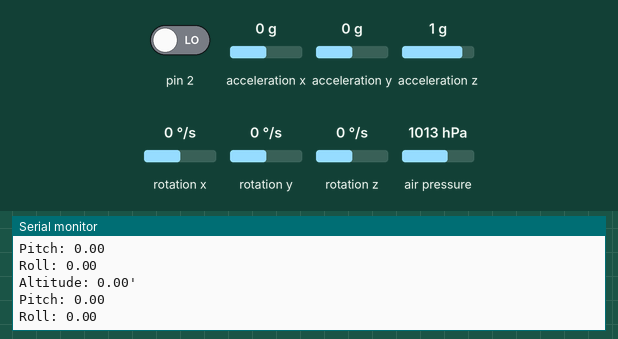
Recording of a sketch running on a simulated Arduino Uno, built with avr-gcc and run on an emulated ATmega328P. Shown: the last lines printed to the serial monitor. The inputs (shaded band) are chosen by the test bench; at power-on: acceleration x 0 g, acceleration y 0 g, acceleration z 1 g, air pressure 1013 hPa, pin 2 LOW, rotation x 0 °/s, rotation y 0 °/s, rotation z 0 °/s. Storage starts empty; the sensor or clock chip raises its interrupt line as the real part does.

Above: at 1.7 s.
1.8 s: acceleration x set to -1.4 g
At 2.45 s:
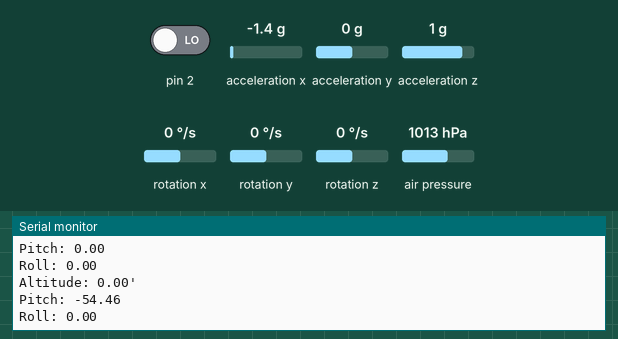
3.3 s: acceleration y set to -1.4 g
At 4.03 s:
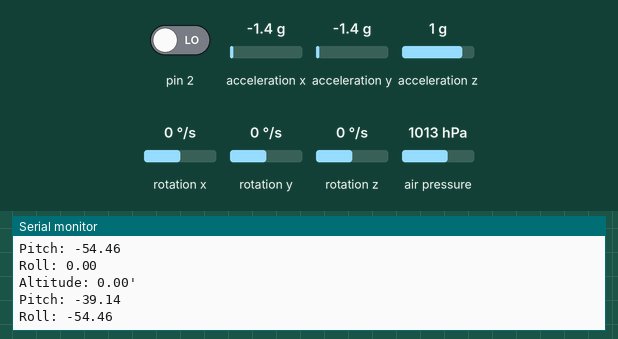
4.8 s: acceleration z set to -1.4 g
At 5.6 s:
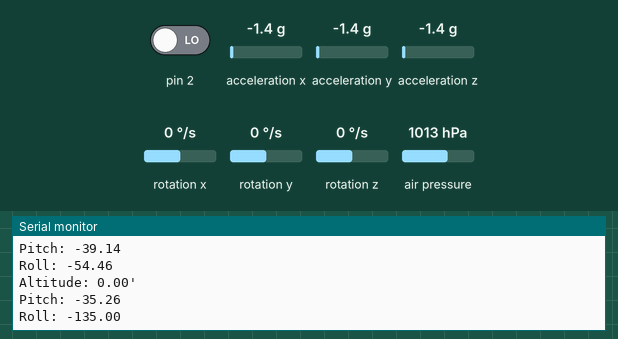
7.9 s: air pressure set to 952 hPa
At 8.75 s:
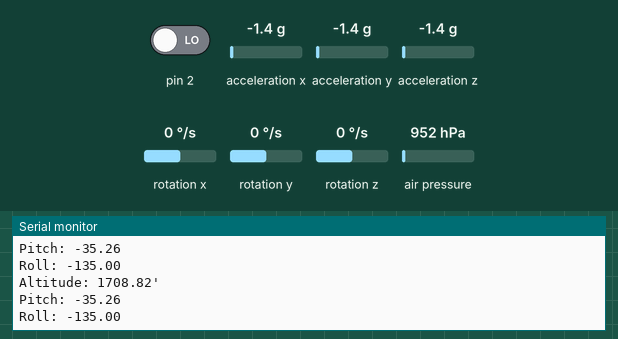
Timing chart, 0 to 10.4 s (numbered marks = the images above; inputs shaded):
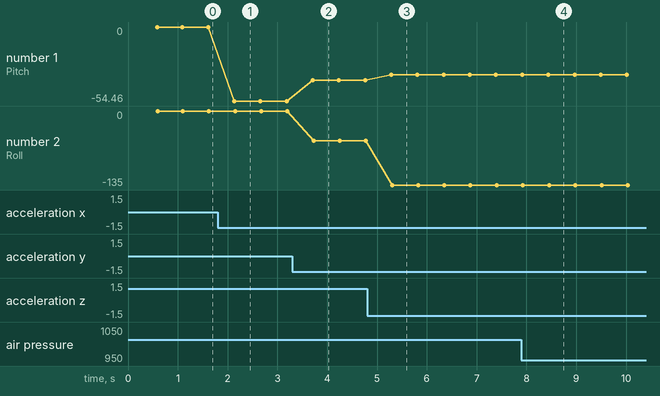

The sketch:

SensorLogging.ino
```cpp
//NO LONGER UPDATED, USE CODE UNDER 'SENSORTEST' FOLDER

//BAROMETER///////////////
#include <Adafruit_BMP280.h>
#include <SFE_BMP180.h>
#include <Adafruit_BMP280.h>

//ORIENTATION/////////////
/*#include <Adafruit_MPU6050.h>
#include <Adafruit_Sensor.h>
#include <Wire.h>
*/
#include "I2Cdev.h"
#include "MPU6050_6Axis_MotionApps20.h"
#if I2CDEV_IMPLEMENTATION == I2CDEV_ARDUINO_WIRE
  #include "Wire.h"
#endif

//SD CARD///////////
#include <SPI.h>
#include <SD.h>
File myFile;

Adafruit_BMP280 bmp; // I2C Interface
//Adafruit_MPU6050 mpu;
MPU6050 mpu;

//Initialize some global variables for altitude calculation
float initPressure = 0.00;

// MPU control/status vars
bool dmpReady = false; // set true if DMP init was successful
uint8_t mpuIntStatus; // holds actual interrupt status byte from MPU
uint8_t devStatus; // return status after each device operation (0 = success, !0 = error)
uint16_t packetSize; // expected DMP packet size (default is 42 bytes)
uint16_t fifoCount; // count of all bytes currently in FIFO
uint8_t fifoBuffer[64]; // FIFO storage buffer
// orientation/motion vars
Quaternion q; // [w, x, y, z] quaternion container
VectorFloat gravity; // [x, y, z] gravity vector
float ypr[3]; // [yaw, pitch, roll] yaw/pitch/roll container and gravity vector
volatile bool mpuInterrupt = false; // indicates whether MPU interrupt pin has gone high
void dmpDataReady()
{
  mpuInterrupt = true;
}


void setup() {
  Serial.begin(9600);

  Serial.println(F("BMP280 test"));

  //BMP//////////////
  if (!bmp.begin()) {
    Serial.println(F("Could not find a valid BMP280 sensor, check wiring!"));
    while (1);
  }
  bmp.setSampling(Adafruit_BMP280::MODE_NORMAL,     /* Operating Mode. */
                  Adafruit_BMP280::SAMPLING_X2,     /* Temp. oversampling */
                  Adafruit_BMP280::SAMPLING_X16,    /* Pressure oversampling */
                  Adafruit_BMP280::FILTER_X16,      /* Filtering. */
                  Adafruit_BMP280::STANDBY_MS_500); /* Standby time. */

/*
//MPU
 Serial.println("Adafruit MPU6050 test");
  if (!mpu.begin()) {
    Serial.println("Failed to find MPU6050 chip");
    while (1) {
      delay(10);
    }
  }
  Serial.println("MPU6050 Found!");
  mpu.setAccelerometerRange(MPU6050_RANGE_8_G);
  mpu.setGyroRange(MPU6050_RANGE_500_DEG);
  mpu.setFilterBandwidth(MPU6050_BAND_21_HZ);
  delay(100);
*/


//MPU/////////////////////

// join I2C bus (I2Cdev library doesn't do this automatically)
#if I2CDEV_IMPLEMENTATION == I2CDEV_ARDUINO_WIRE
  Wire.begin();
  TWBR = 24; // 400kHz I2C clock (200kHz if CPU is 8MHz)
#elif I2CDEV_IMPLEMENTATION == I2CDEV_BUILTIN_FASTWIRE
  Fastwire::setup(400, true);
#endif

mpu.initialize();
Serial.begin(9600);
devStatus = mpu.dmpInitialize();

// supply your own gyro offsets here, scaled for min sensitivity
mpu.setXGyroOffset(220);
mpu.setYGyroOffset(76);
mpu.setZGyroOffset(-85);
mpu.setZAccelOffset(1788); // 1688 factory default for my test chip

// make sure it worked (returns 0 if so)
  if (devStatus == 0)
  {
    // turn on the DMP, now that it's ready
    mpu.setDMPEnabled(true);

    // enable Arduino interrupt detection
    attachInterrupt(0, dmpDataReady, RISING);
    mpuIntStatus = mpu.getIntStatus();

    // set our DMP Ready flag so the main loop() function knows it's okay to use it
    dmpReady = true;

    // get expected DMP packet size for later comparison
    packetSize = mpu.dmpGetFIFOPacketSize();

  }
  else
  {
    // ERROR!
    // 1 = initial memory load failed
    // 2 = DMP configuration updates failed
    // (if it's going to break, usually the code will be 1)
    Serial.print(F("DMP Initialization failed (code "));
    Serial.print(devStatus);
    Serial.println(F(")"));
  }

//SD CARD////////////

Serial.println("Initializing SD card...");
  if (!SD.begin(10)) {
    Serial.println("initialization failed!");
  }

//Redefine variables for altitude calculation, sets starting pressure as 0 ft altitude/////////
initPressure = (bmp.readPressure()/100.00);
Serial.print(F("Initial Pressure = "));
Serial.print((initPressure*100)*0.0002953);
Serial.println(" inHg");

}


void loop() {

    myFile = SD.open("test.csv", FILE_WRITE);

//BMP
  /*
    Serial.print(F("Temperature = "));
    Serial.print(bmp.readTemperature());
    Serial.println(" *C");

    Serial.print(F("Pressure = "));
    Serial.print(bmp.readPressure()/100); //displaying the Pressure in hPa, you can change the unit
    Serial.println(" hPa");
*/
    //Serial.println(F("Approx altitude"));


//MPU

  //sensors_event_t a, g, temp;
  //mpu.getEvent(&a, &g, &temp);
  /*
  Serial.print("Acceleration X: ");
  Serial.print(a.acceleration.x);
  Serial.print(", Y: ");
  Serial.print(a.acceleration.y);
  Serial.print(", Z: ");
  */

  //ACCELERATION Vector Through the Board
  /*
  Serial.print(a.acceleration.z);
  Serial.println(" m/s^2");
  */

/*
  //ROLL RATES
  //Serial.print("Roll Rate: ");
  Serial.print(g.gyro.x);
  Serial.print(",");
  //Serial.print(", Pitch Rate: ");
  Serial.print(g.gyro.y);
  //Serial.print(", Yaw Rate: ");
  Serial.print(",");
  Serial.print(g.gyro.z);
  //Serial.println(" rad/s");
    Serial.println("");

    myFile.print(g.gyro.x);
    myFile.print(",");
    myFile.print(g.gyro.y);
    myFile.print(",");
    myFile.println(g.gyro.z);
    //myFile.print(" "); //SHOULD RETURN A NEW ROW
*/

//NEW GYRO CODE////////////
  // if programming failed, don't try to do anything
  if (!dmpReady) return;

  // wait for MPU interrupt or extra packet(s) available
  while (!mpuInterrupt && fifoCount < packetSize);

  // reset interrupt flag and get INT_STATUS byte
  mpuInterrupt = false;
  mpuIntStatus = mpu.getIntStatus();

  // get current FIFO count
  fifoCount = mpu.getFIFOCount();

  // check for overflow (this should never happen unless our code is too inefficient)
  if ((mpuIntStatus & 0x10) || fifoCount == 1024)
  {
    // reset so we can continue cleanly
    mpu.resetFIFO();
    //Serial.println(F("FIFO overflow!"));

  // otherwise, check for DMP data ready interrupt (this should happen frequently)
  }
  else if (mpuIntStatus & 0x02)
  {
    // wait for correct available data length, should be a VERY short wait
    while (fifoCount < packetSize) fifoCount = mpu.getFIFOCount();
    // read a packet from FIFO
    mpu.getFIFOBytes(fifoBuffer, packetSize);
    // track FIFO count here in case there is > 1 packet available
    // (this lets us immediately read more without waiting for an interrupt)
    fifoCount -= packetSize;

    mpu.dmpGetQuaternion(&q, fifoBuffer);
    mpu.dmpGetGravity(&gravity, &q);
    mpu.dmpGetYawPitchRoll(ypr, &q, &gravity);

    //ALTITUDE//////////
    Serial.print("Altitude: ");
    Serial.print(3.28084*((bmp.readAltitude(initPressure))));
    Serial.println("'");

    myFile.print(3.28084*((bmp.readAltitude(initPressure))));
    myFile.print(",");

    //Serial.print("Yaw: ");
   // Serial.println(ypr[0] * 180/M_PI);
    Serial.print("Pitch: ");
    Serial.println(ypr[1] * 180/M_PI);
    Serial.print("Roll: ");
    Serial.println(ypr[2] * 180/M_PI);

    myFile.print(ypr[1] * 180/M_PI);
    myFile.print(",");
    myFile.println(ypr[2] * 180/M_PI);

    delay(500);
  }
  myFile.close();
}
```

Measured:
- after the input at 1.8 s, the serial monitor: prints a new line after 0.33 s (image 1)
- after the input at 3.3 s, the serial monitor: prints a new line after 0.41 s (image 2)
- after the input at 4.8 s, the serial monitor: prints a new line after 0.48 s (image 3)
- after the input at 7.9 s, the serial monitor: prints a new line after 0.52 s (image 4)
- plotted number 1: 0 → -54.46 after the input at 1.8 s, -54.46 → -39.14 after the input at 3.3 s, -39.14 → -35.26 after the input at 4.8 s
- plotted number 2: -54.46 → -135 after the input at 4.8 s
